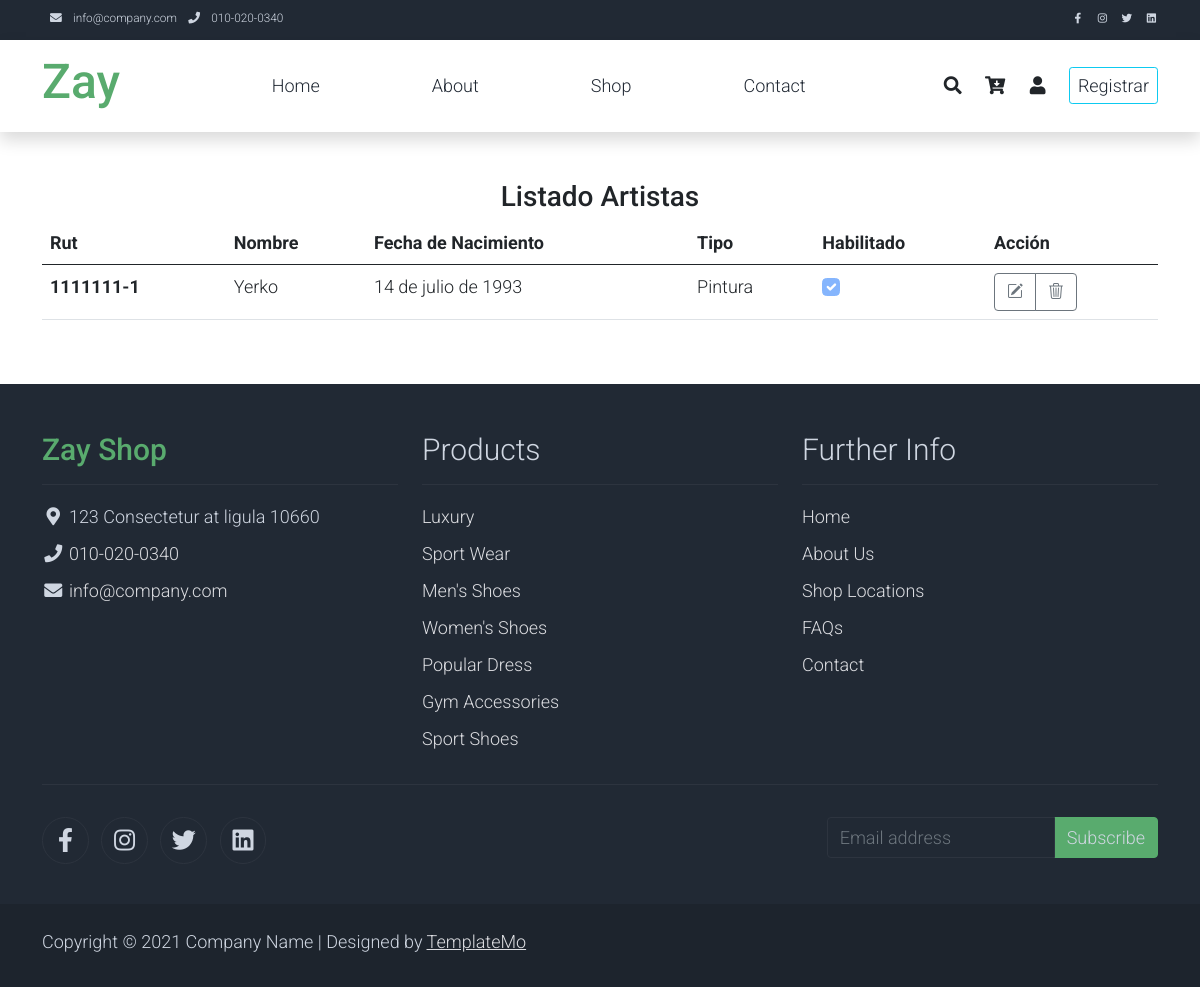
The page /mantenedor/listar_artistas/ on the database as committed earlier.
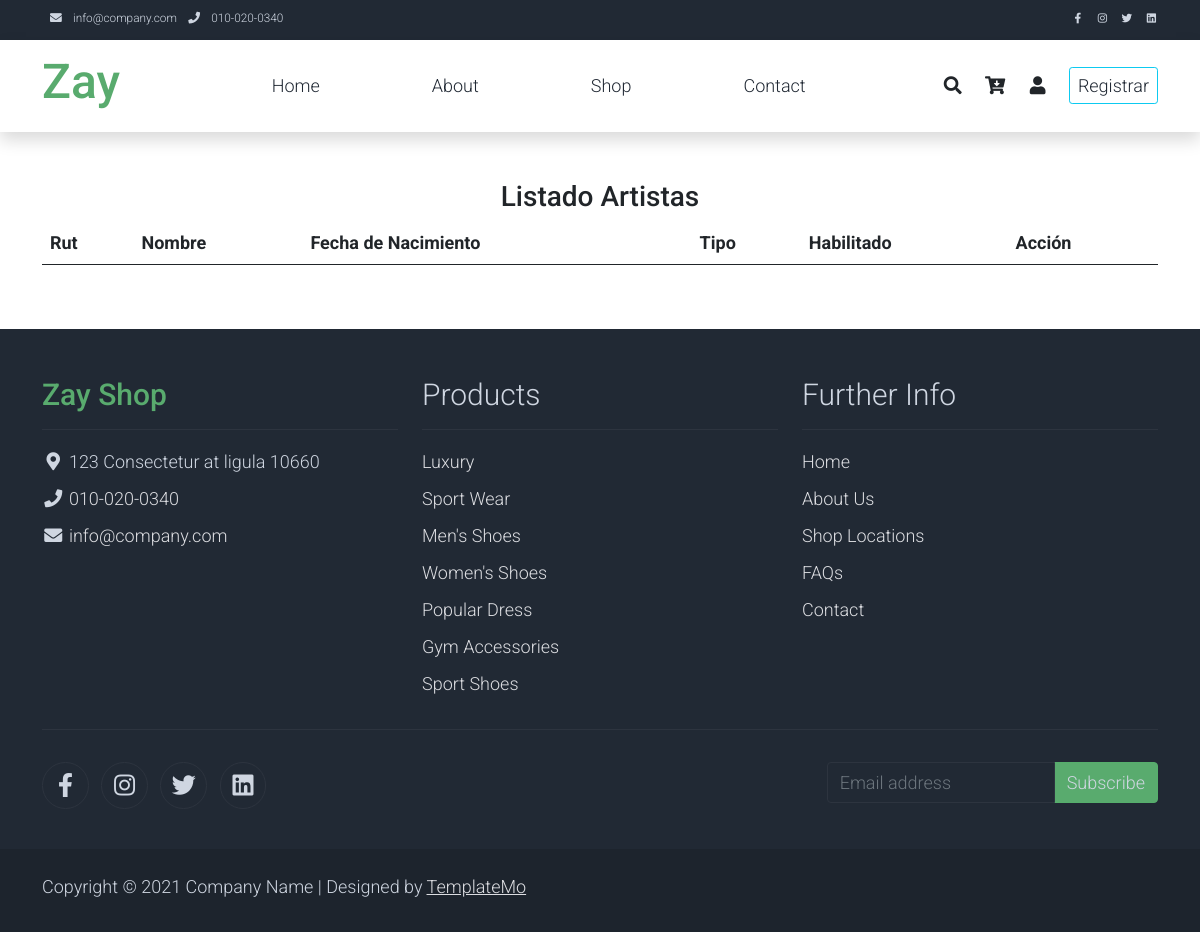
The same page on the database as committed later.
### appweb/models.py (models this page shows, shortened)
class Artista(models.Model):
    rut= models.CharField(max_length=10, null=True)
    nombre = models.CharField(max_length=100)
    apellido = models.CharField(max_length=100)
    fecha_nacimiento = models.DateField(null=True)
    descripcion = models.CharField(max_length=400, null=True)
    tipo = models.ForeignKey(Tipo, on_delete=models.CASCADE, null=True)
    estado = models.BooleanField(default=True)
    foto = models.ImageField(upload_to="artista", null=True)

class Tipo(models.Model):
    nombre= models.CharField(max_length=100)
    def __str__(self):
        return self.nombre

### appweb/views.py (the view)
# urls.py: path('mantenedor/listar_artistas/', listar_artistas, name="listar_artistas"),
def listar_artistas(request):
    artistas = Artista.objects.all()
    data={
        'mis_artistas': artistas
    }
    return render(request, "mantenedor/artistas/listar.html",data)

### appweb/templates/mantenedor/artistas/listar.html
{% extends 'base.html' %}
{% load static %}
{% load crispy_forms_tags %}
{% block contenido %}
<div class="container py-5">
    <div class="text-center"><h3>Listado Artistas</h3></div>
    <table class="table table-hover">
        <thead>
          <tr>
            <th scope="col">Rut</th>
            <th scope="col">Nombre</th>
            <th scope="col">Fecha de Nacimiento</th>
            <th scope="col">Tipo</th>
            <th scope="col">Habilitado</th>
            <th scope="col">Acción</th>
          </tr>
        </thead>
        <tbody>
            {% for a in mis_artistas %}
          <tr>
            <th scope="row">{{a.rut}}</th>
            <td>{{a.nombre}}</td>
            <td>{{a.fecha_nacimiento}}</td>
            <td>{{a.tipo}}</td>
            <td>
            {% if a.estado %}
            <div class="form-check">
                <input class="form-check-input" type="checkbox" value="" id="flexCheckDefault" checked disabled>
            </div>
            {% else %}
            <div class="form-check">
                <input class="form-check-input" type="checkbox" value="" id="flexCheckChecked" disabled>
            </div>
            {% endif %}
            </td>
            <td>
              <div class="btn-group">
                <button type="button" class="btn btn-outline-secondary" onclick="window.location.href='{% url 'modificar_artista' a.rut %}'"><i class="bi bi-pencil-square"></i></button>
                <button type="button" class="btn btn-outline-secondary" onclick="window.location.href='{% url 'eliminar_artista' a.rut %}'"><i class="bi bi-trash3"></i></button>
              </div>
            </td>
          </tr>
        {% endfor %}
        </tbody>
      </table>
</div>
{% endblock %}

### appweb/templates/base.html (shortened to what this page needs)
<!DOCTYPE html>
<html lang="en">
<head>
    {% load static %}
    <link rel="stylesheet" href="{% static 'assets/css/bootstrap.min.css'%}">
    <link rel="stylesheet" href="{% static 'assets/css/templatemo.css'%}">
    <link rel="stylesheet" href="{% static 'assets/css/custom.css'%}">
    <link rel="stylesheet" href="https://cdnjs.cloudflare.com/ajax/libs/bootstrap-icons/1.10.0/font/bootstrap-icons.min.css" >
    <link rel="stylesheet" href="{% static 'assets/css/fontawesome.min.css'%}">
</head>
<body>
    <nav class="navbar navbar-expand-lg bg-dark navbar-light d-none d-lg-block" id="templatemo_nav_top">
        <div class="container text-light">
            <div class="w-100 d-flex justify-content-between">
                <div>
                    <i class="fa fa-envelope mx-2"></i>
                    <a class="navbar-sm-brand text-light text-decoration-none" href="mailto:info@company.com">info@company.com</a>
                    <i class="fa fa-phone mx-2"></i>
                    <a class="navbar-sm-brand text-light text-decoration-none" href="tel:010-020-0340">010-020-0340</a>
                </div>
                <div>
                    <a class="text-light" href="https://fb.com/templatemo" target="_blank" rel="sponsored"><i class="fab fa-facebook-f fa-sm fa-fw me-2"></i></a>
                    <a class="text-light" href="https://www.instagram.com/" target="_blank"><i class="fab fa-instagram fa-sm fa-fw me-2"></i></a>
                    <a class="text-light" href="https://twitter.com/" target="_blank"><i class="fab fa-twitter fa-sm fa-fw me-2"></i></a>
                    <a class="text-light" href="https://www.linkedin.com/" target="_blank"><i class="fab fa-linkedin fa-sm fa-fw"></i></a>
                </div>
            </div>
        </div>
    </nav>
    <nav class="navbar navbar-expand-lg navbar-light shadow">
        <div class="container d-flex justify-content-between align-items-center">
            <a class="navbar-brand text-success logo h1 align-self-center" href="index.html">
                Zay
            </a>
            <div class="align-self-center collapse navbar-collapse flex-fill  d-lg-flex justify-content-lg-between" id="templatemo_main_nav">
                <div class="flex-fill">
                    <ul class="nav navbar-nav d-flex justify-content-between mx-lg-auto">
                        <li class="nav-item">
                            <a class="nav-link" href="index.html">Home</a>
                        </li>
                        <li class="nav-item">
                            <a class="nav-link" href="about.html">About</a>
                        </li>
                        <li class="nav-item">
                            <a class="nav-link" href="shop.html">Shop</a>
                        </li>
                        <li class="nav-item">
                            <a class="nav-link" href="contact.html">Contact</a>
                        </li>
                    </ul>
                </div>
                <div class="navbar align-self-center d-flex">
                    <a class="nav-icon d-none d-lg-inline" href="#" data-bs-toggle="modal" data-bs-target="#templatemo_search">
                        <i class="fa fa-fw fa-search text-dark mr-2"></i>
                    </a>
                    <a class="nav-icon position-relative text-decoration-none" href="#">
                        <i class="fa fa-fw fa-cart-arrow-down text-dark mr-1"></i>
                    </a>
                    {% if user.is_authenticated %}
                        <!-- Antes se podía utilizar "a" para desloguearte del usuario, pero con django 5.1.1 ya no se puede, se toma la alternativa generando un metodo post através de
                         un form, ya que utilizar el método get no es válido.
                     <a class="nav-icon position-relative text-decoration-none" href="{% url 'logout' %}"><i class="fa fa-fw fa-user text-dark mr-3"></i></a>
                     -->
                        <form action="{% url 'logout' %}" method="POST">
                            {% csrf_token %}
                            <button type="submit" class="btn btn-outline-dark btn-sm"><i class="bi bi-box-arrow-right"></i></button>
                        </form>
                    {% else %}
                        <a class="nav-icon position-relative text-decoration-none" href="{% url 'login' %}">
                            <i class="fa fa-fw fa-user text-dark mr-3"></i>
                        </a>
                        <a href="{%url 'registro' %}" class="btn btn-outline-info btn-sm" >Registrar</a>
                    {% endif %}
                </div>
            </div>
        </div>
    </nav>
    <main>
        <div id="contenido">
            {% block contenido %}
            {% endblock %}
        </div>
    </main>
    <footer class="bg-dark" id="tempaltemo_footer">
        <div class="container">
            <div class="row">
                <div class="col-md-4 pt-5">
                    <h2 class="h2 text-success border-bottom pb-3 border-light logo">Zay Shop</h2>
                    <ul class="list-unstyled text-light footer-link-list">
                        <li>
                            <i class="fas fa-map-marker-alt fa-fw"></i>
                            123 Consectetur at ligula 10660
                        </li>
                        <li>
                            <i class="fa fa-phone fa-fw"></i>
                            <a class="text-decoration-none" href="tel:010-020-0340">010-020-0340</a>
                        </li>
                        <li>
                            <i class="fa fa-envelope fa-fw"></i>
                            <a class="text-decoration-none" href="mailto:info@company.com">info@company.com</a>
                        </li>
                    </ul>
                </div>
                <div class="col-md-4 pt-5">
                    <h2 class="h2 text-light border-bottom pb-3 border-light">Products</h2>
                    <ul class="list-unstyled text-light footer-link-list">
                        <li><a class="text-decoration-none" href="#">Luxury</a></li>
                        <li><a class="text-decoration-none" href="#">Sport Wear</a></li>
                        <li><a class="text-decoration-none" href="#">Men's Shoes</a></li>
                        <li><a class="text-decoration-none" href="#">Women's Shoes</a></li>
                        <li><a class="text-decoration-none" href="#">Popular Dress</a></li>
                        <li><a class="text-decoration-none" href="#">Gym Accessories</a></li>
                        <li><a class="text-decoration-none" href="#">Sport Shoes</a></li>
                    </ul>
                </div>
                <div class="col-md-4 pt-5">
                    <h2 class="h2 text-light border-bottom pb-3 border-light">Further Info</h2>
                    <ul class="list-unstyled text-light footer-link-list">
                        <li><a class="text-decoration-none" href="#">Home</a></li>
                        <li><a class="text-decoration-none" href="#">About Us</a></li>
                        <li><a class="text-decoration-none" href="#">Shop Locations</a></li>
                        <li><a class="text-decoration-none" href="#">FAQs</a></li>
                        <li><a class="text-decoration-none" href="#">Contact</a></li>
                    </ul>
                </div>
            </div>
            <div class="row text-light mb-4">
                <div class="col-12 mb-3">
                    <div class="w-100 my-3 border-top border-light"></div>
                </div>
                <div class="col-auto me-auto">
                    <ul class="list-inline text-left footer-icons">
                        <li class="list-inline-item border border-light rounded-circle text-center">
                            <a class="text-light text-decoration-none" target="_blank" href="http://facebook.com/"><i class="fab fa-facebook-f fa-lg fa-fw"></i></a>
                        </li>
                        <li class="list-inline-item border border-light rounded-circle text-center">
                            <a class="text-light text-decoration-none" target="_blank" href="https://www.instagram.com/"><i class="fab fa-instagram fa-lg fa-fw"></i></a>
                        </li>
                        <li class="list-inline-item border border-light rounded-circle text-center">
                            <a class="text-light text-decoration-none" target="_blank" href="https://twitter.com/"><i class="fab fa-twitter fa-lg fa-fw"></i></a>
                        </li>
                        <li class="list-inline-item border border-light rounded-circle text-center">
                            <a class="text-light text-decoration-none" target="_blank" href="https://www.linkedin.com/"><i class="fab fa-linkedin fa-lg fa-fw"></i></a>
                        </li>
                    </ul>
                </div>
                <div class="col-auto">
                    <div class="input-group mb-2">
                        <input type="text" class="form-control bg-dark border-light" id="subscribeEmail" placeholder="Email address">
                        <div class="input-group-text btn-success text-light">Subscribe</div>
                    </div>
                </div>
            </div>
        </div>
        <div class="w-100 bg-black py-3">
            <div class="container">
                <div class="row pt-2">
                    <div class="col-12">
                        <p class="text-left text-light">
                            Copyright &copy; 2021 Company Name
                            | Designed by <a rel="sponsored" href="https://templatemo.com" target="_blank">TemplateMo</a>
                        </p>
                    </div>
                </div>
            </div>
        </div>
    </footer>
</body>
</html>

### appweb/static/assets/css/templatemo.css (style rules this page uses)
body, ul, li, p, a, label, input, div { font-family: 'Roboto', sans-serif; font-size: 18px !important; font-weight: 300 !important; }
.h1 { font-family: 'Roboto', sans-serif; font-size: 48px !important; font-weight: 200 !important; }
.h2 { font-family: 'Roboto', sans-serif; font-size: 30px !important; font-weight: 300; }
.logo { font-weight: 500 !important; }
.text-success { color: #59ab6e !important; }
.text-light { color: #cfd6e1 !important; }
.bg-dark { background-color: #212934 !important; }
.bg-black { background-color: #1d242d !important; }
.btn-success { background-color: #59ab6e !important; border-color: #56ae6c !important; }
#templatemo_nav_top { min-height: 40px; }
#templatemo_nav_top * { font-size: .9em !important; }
#templatemo_main_nav a { color: #212934; }
#templatemo_main_nav .navbar .nav-icon { margin-right: 20px; }
.form-control { border: 1px solid #e8e8e8; }
#tempaltemo_footer a { color: #dcdde1; }
#tempaltemo_footer ul.footer-link-list li { padding-top: 10px; }
#tempaltemo_footer ul.footer-icons li { width: 2.6em; height: 2.6em; line-height: 2.6em; }
#tempaltemo_footer .border-light { border-color: #2d343f !important; }
@media (min-width: 768px) { #templatemo_main_nav .navbar-nav { max-width: 450px; } }
@media (min-width: 992px) { #templatemo_main_nav .navbar-nav { max-width: 550px; } }

Rows that differ between the two databases and show on the page:
removed Artista: rut "1111111-1", nombre "Yerko", fecha_nacimiento "14 de julio de 1993", tipo "Pintura"
